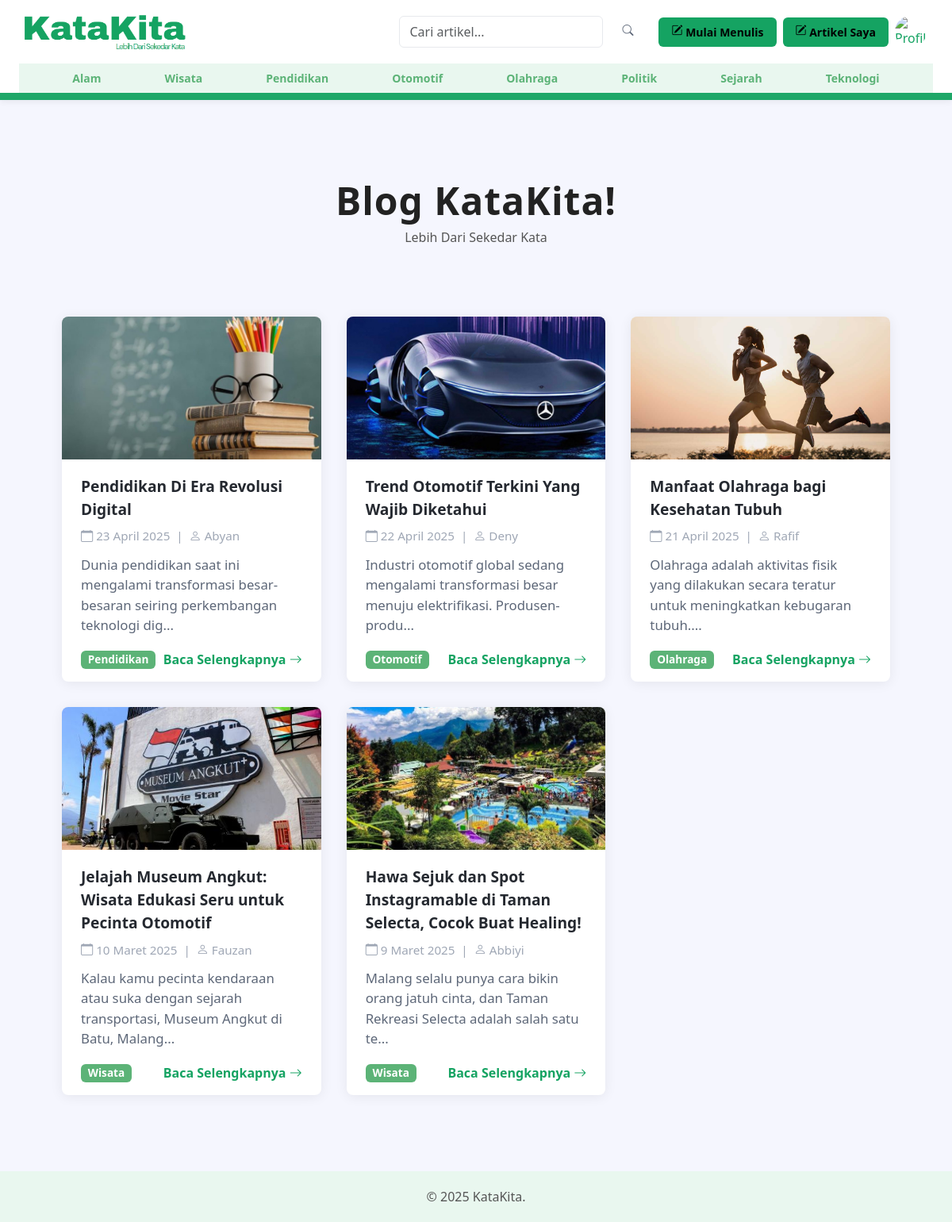
The page / on the database its author committed.
### tables this page shows
CREATE TABLE `category` (
  `id` int NOT NULL,
  `name` varchar(100) NOT NULL,
  `description` text
);

CREATE TABLE `article` (
  `id` int NOT NULL,
  `date` varchar(20) NOT NULL,
  `title` varchar(255) NOT NULL,
  `content` text NOT NULL,
  `picture` varchar(255) DEFAULT NULL
);

CREATE TABLE `author` (
  `id` int NOT NULL,
  `level` varchar(50) NOT NULL,
  `nickname` varchar(100) NOT NULL,
  `email` varchar(150) NOT NULL,
  `password` varchar(255) NOT NULL
);

### index.php (the view, shortened to what this page needs)
<?php
include "koneksi.php";
$result_kat = $koneksi->query("SELECT id, name FROM category");
$where_sql = '';
$sql = "SELECT
    a.id,
    a.title AS judul_artikel,
    a.date AS tanggal_publikasi,
    au.nickname AS nama_penulis,
    c.name AS nama_kategori,
    a.picture AS gambar,
    a.content AS isi_artikel
FROM
    article a
JOIN
    article_author aa ON a.id = aa.article_id
JOIN
    author au ON aa.author_id = au.id
JOIN
    article_category ac ON a.id = ac.article_id
JOIN
    category c ON ac.category_id = c.id
    $where_sql
ORDER BY a.id DESC";
$result_artikel = $koneksi->query($sql);
?>
<!DOCTYPE html>
<html lang="id">
<head>
    <link rel="stylesheet" href="assets/css/portal.css">
    <link rel="stylesheet" href="https://cdn.jsdelivr.net/npm/bootstrap-icons@1.11.3/font/bootstrap-icons.css">
</head>
<body class="app">
    <header class="app-header d-flex align-items-center justify-content-between flex-column px-4" style="background:#fff; box-shadow:0 2px 8px 0 rgba(0,0,0,0.07); height:auto; position:fixed; top:0; left:0; right:0; z-index:100; padding-bottom:0;">
        <div class="w-100 d-flex align-items-center justify-content-between" style="height:80px;">
            <div class="d-flex align-items-center">
                <a href="index.php">
                    <img src="assets/images/namawebsite.png" alt="KataKita" class="me-4" style="height:58px;">
                </a>
            </div>
            <div class="d-flex align-items-center">
                <form class="d-flex me-3" method="get" action="index.php">
                    <input class="form-control me-2" type="search" name="q" placeholder="Cari artikel..." aria-label="Search" style="min-width:180px;" value="<?php echo isset($_GET['q']) ? htmlspecialchars($_GET['q']) : ''; ?>">
                    <button class="btn btn-outline-secondary" type="submit"><i class="bi bi-search"></i></button>
                </form>
                <a href="login.php" class="btn btn-primary me-2 d-none d-md-inline"><i class="bi bi-pencil-square"></i> Mulai Menulis</a>
                <a href="login.php" class="btn btn-primary me-2 d-none d-md-inline"><i class="bi bi-pencil-square"></i> Artikel Saya</a>
                <div class="dropdown">
                    <a href="login.php" class="d-flex align-items-center text-decoration-none">
                        <img src="assets/images/profile.png" alt="Profile" width="40" height="40" class="rounded-circle me-2" style="object-fit:cover;">
                    </a>
                </div>
            </div>
        </div>
        <div class="w-100" style="background:#e9f7ef;">
            <div class="w-100" style="background:#e9f7ef;">
                <div class="d-flex flex-wrap gap-5 py-6 justify-content-center align-items-center" style="overflow-x:auto;">
                    <?php if ($result_kat && $result_kat->num_rows > 0): ?>
                        <?php while ($kat = $result_kat->fetch_assoc()): ?>
                            <a href="index.php?kategori=<?php echo $kat['id']; ?>" class="btn btn-outline-success btn-sm rounded-pill px-3">
                                <?php echo htmlspecialchars($kat['name']); ?>
                            </a>
                        <?php endwhile; ?>
                    <?php else: ?>
                        <span class="text-muted">Tidak ada kategori</span>
                    <?php endif; ?>
                </div>
            </div>
        </div>
    </header>
    <div class="app-wrapper center-content">
        <div class="app-content pt-5 p-md-3 p-lg-4">
            <div class="container-xl">
                <div class="app-wrapper center-content">
                    <div class="app-content pt-5 p-md-3 p-lg-4">
                        <div class="container-xl">
                            <h1 class="text-center" style="margin-top: 120px; font-size:3rem; font-weight:bold; letter-spacing:1px; color:#222; margin-bottom:0;">
                                Blog KataKita!
                            </h1>
                            <h6 class="text-center" style="color:#555; font-weight:400; margin-top:8px;">
                                Lebih Dari Sekedar Kata
                            </h6>
                            <div style="height:50px;"></div>
                            <div class="news-list">
                                <?php if ($result_artikel && $result_artikel->num_rows > 0): ?>
                                    <?php while ($row = $result_artikel->fetch_assoc()): ?>
                                        <div class="news-card">
                                            <?php if (!empty($row['gambar'])): ?>
                                                <img src="picture/<?php echo htmlspecialchars($row['gambar']); ?>" class="news-img" alt="Gambar Artikel">
                                            <?php else: ?>
                                                <div class="news-img d-flex align-items-center justify-content-center text-muted" style="height:180px;">Tidak ada gambar</div>
                                            <?php endif; ?>
                                            <div class="news-body">
                                                <div class="news-title"><?php echo htmlspecialchars($row['judul_artikel']); ?></div>
                                                <div class="news-meta">
                                                    <i class="bi bi-calendar"></i> <?php echo htmlspecialchars($row['tanggal_publikasi']); ?>
                                                    &nbsp;|&nbsp;
                                                    <i class="bi bi-person"></i> <?php echo htmlspecialchars($row['nama_penulis']); ?>
                                                </div>
                                                <div class="news-summary">
                                                    <?php echo htmlspecialchars(mb_strimwidth(strip_tags($row['isi_artikel']), 0, 100, "...")); ?>
                                                </div>
                                                <div class="news-footer">
                                                    <span class="badge bg-success"><?php echo htmlspecialchars($row['nama_kategori']); ?></span>
                                                    <a href="detail_artikel.php?id=<?php echo $row['id']; ?>">Baca Selengkapnya <i class="bi bi-arrow-right"></i></a>
                                                </div>
                                            </div>
                                        </div>
                                    <?php endwhile; ?>
                                <?php else: ?>
                                    <div class="col-10 text-center text-muted"></div>
                                <?php endif; ?>
                            </div>
                        </div>
                    </div>
                </div>
            </div>
        </div>
        <footer class="app-footer mt-5" style="background:#e9f7ef; padding:20px 0;">
            <div class="container-xl text-center">
                <p class="mb-0" style="color:#555;">&copy; 2025 KataKita.</p>
            </div>
        </footer>
    </div>
</body>
</html>

### rows shown on the page
category: name "Alam"
category: name "Wisata"
category: name "Pendidikan"
category: name "Otomotif"
category: name "Olahraga"
category: name "Politik"
category: name "Sejarah"
category: name "Teknologi"
article: picture (picture), title "Pendidikan Di Era Revolusi Digital", date "23 April 2025", author.nickname "Abyan", content "Dunia pendidikan saat ini mengalami transformasi besar-besaran seiring perkembangan teknologi dig...", category.name "Pendidikan"
article: picture (picture), title "Trend Otomotif Terkini Yang Wajib Diketahui", date "22 April 2025", author.nickname "Deny", content "Industri otomotif global sedang mengalami transformasi besar menuju elektrifikasi. Produsen-produ...", category.name "Otomotif"
article: picture (picture), title "Manfaat Olahraga bagi Kesehatan Tubuh", date "21 April 2025", author.nickname "Rafif", content "Olahraga adalah aktivitas fisik yang dilakukan secara teratur untuk meningkatkan kebugaran tubuh....", category.name "Olahraga"
article: picture (picture), title "Jelajah Museum Angkut: Wisata Edukasi Seru untuk Pecinta Otomotif", date "10 Maret 2025", author.nickname "Fauzan", content "Kalau kamu pecinta kendaraan atau suka dengan sejarah transportasi, Museum Angkut di Batu, Malang...", category.name "Wisata"
article: picture (picture), title "Hawa Sejuk dan Spot Instagramable di Taman Selecta, Cocok Buat Healing!", date "9 Maret 2025", author.nickname "Abbiyi", content "Malang selalu punya cara bikin orang jatuh cinta, dan Taman Rekreasi Selecta adalah salah satu te...", category.name "Wisata"
